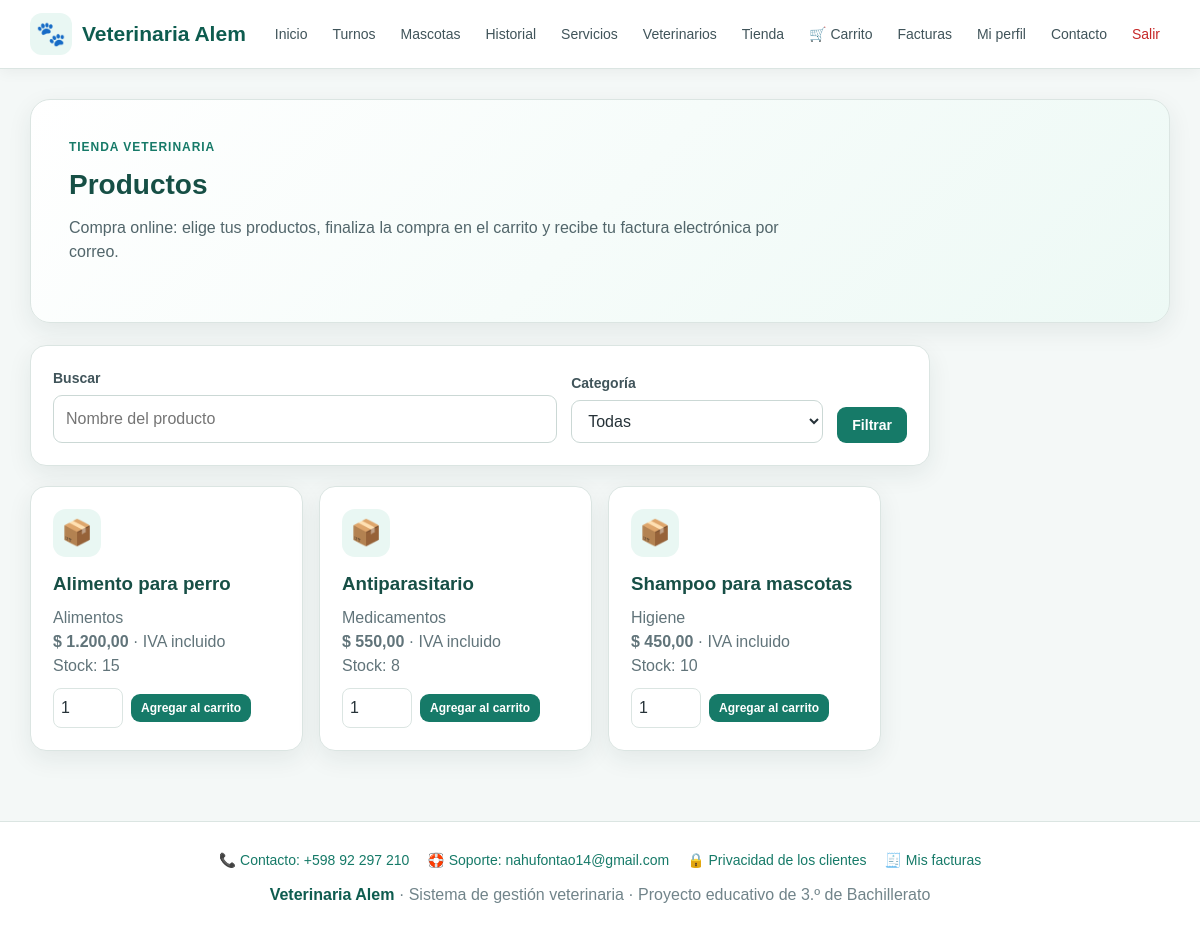
/productos.php (signed in), run on the app's committed database.
### tables this page shows
CREATE TABLE productos(
 id INT AUTO_INCREMENT PRIMARY KEY,
 nombre VARCHAR(100) NOT NULL,
 categoria VARCHAR(100),
 precio DECIMAL(10,2) DEFAULT 0,
 stock INT DEFAULT 0
);

### includes/helpers.php (called while the page is built, shortened)
<?php
function h($v) {
    return htmlspecialchars((string)$v, ENT_QUOTES, "UTF-8");
}
function dinero($n) {
    return "$ " . number_format((float)$n, 2, ",", ".");
}

### productos.php (the view, shortened to what this page needs)
<?php
require "conexion.php";
$buscar = trim($_GET["q"] ?? "");
$sql = "SELECT * FROM productos WHERE 1=1";
$sql .= " ORDER BY nombre";
$stmt = $conexion->prepare($sql);
$stmt->execute();
$r = $stmt->get_result();
require "includes/header.php";
?>
<section class="hero">
    <div class="hero-kicker">Tienda veterinaria</div>
    <h2>Productos</h2>
    <p>Compra online: elige tus productos, finaliza la compra en el carrito y recibe tu factura electrónica por correo.</p>
</section>
<form method="get" class="form-card filtros">
    <div class="field"><label for="q">Buscar</label>
        <input id="q" name="q" value="<?= h($buscar) ?>" placeholder="Nombre del producto"></div>
    <div class="field"><label for="categoria">Categoría</label>
        <select id="categoria" name="categoria">
            <option value="">Todas</option>
        </select></div>
    <div class="field"><label>&nbsp;</label><button class="btn" type="submit">Filtrar</button></div>
</form>
<div class="grid">
    <?php while ($x = $r->fetch_assoc()): ?>
        <article class="card">
            <div class="feature-icon">📦</div>
            <h3><?= h($x["nombre"]) ?></h3>
            <p><?= h($x["categoria"]) ?></p>
            <p><strong><?= dinero($x["precio"]) ?></strong> · IVA incluido</p>
            <?php if ((int)$x["stock"] > 0): ?>
                <p class="muted">Stock: <?= (int)$x["stock"] ?></p>
                <form method="post" class="comprar-form">
                    <input type="number" name="cantidad" value="1" min="1" max="<?= min(99, (int)$x["stock"]) ?>" aria-label="Cantidad">
                    <button class="btn small" type="submit">Agregar al carrito</button>
                </form>
            <?php else: ?>
                <p><span class="badge block">Sin stock</span></p>
            <?php endif; ?>
        </article>
    <?php endwhile; ?>
</div>
<?php require "includes/footer.php"; ?>

### css/estilos.css (style rules this page uses)
* { box-sizing:border-box }
:root { --verde:#167a68; --verde-oscuro:#0e5c4f; --verde-claro:#e9f7f3; --azul:#2563eb; --rojo:#c62828; --amarillo:#d88900; --texto:#263238; --gris:#607d8b; --fondo:#f4f8f7; --blanco:#ffffff; --borde:#dbe5e2; --sombra:0 8px 24px rgba(25,55,50,.08); }
html { scroll-behavior:smooth }
body { margin:0; font-family:Arial,Helvetica,sans-serif; background:var(--fondo); color:var(--texto); line-height:1.5; }
.hero { background:linear-gradient(135deg,#ffffff 0%,#edf9f5 100%); border:1px solid var(--borde); border-radius:20px; padding:38px; box-shadow:var(--sombra); margin-bottom:22px; }
.hero-kicker { color:var(--verde); font-weight:700; text-transform:uppercase; letter-spacing:.08em; font-size:12px; margin-bottom:8px; }
.hero h1,.hero h2 { margin:0 0 10px; color:#164f45; }
.hero h2 { font-size:28px }
.hero p { margin:0 0 20px;color:#52666b;max-width:760px }
.grid { display:grid; grid-template-columns:repeat(4,1fr); gap:16px; }
.card,.form-card,.table-card { background:var(--blanco); border:1px solid var(--borde); border-radius:16px; padding:22px; box-shadow:var(--sombra); margin-bottom:20px; }
.card h3,.table-card h3 { margin:0 0 8px; color:#174f46; }
.card p { margin:0;color:#61747a }
.feature-icon { width:48px; height:48px; border-radius:13px; display:grid; place-items:center; background:var(--verde-claro); font-size:25px; margin-bottom:13px; }
.btn { display:inline-block; border:0; background:var(--verde); color:#fff; padding:10px 15px; border-radius:9px; font-weight:700; font-size:14px; cursor:pointer; text-decoration:none; }
.btn.small { padding:7px 10px;font-size:12px }
.form-card { max-width:900px; }
.field { display:flex; flex-direction:column; gap:6px; }
.field label { font-size:14px; font-weight:700; color:#40545a; }
input,select,textarea { width:100%; padding:11px 12px; border:1px solid #cbd8d5; border-radius:9px; background:#fff; color:var(--texto); font:inherit; outline:none; }
.muted { color:var(--gris) }
.filtros { display:grid;grid-template-columns:2fr 1fr auto;gap:14px;align-items:end }
.comprar-form { display:flex;gap:8px;align-items:center;margin-top:10px }
.comprar-form input[type=number],.cant { width:70px;padding:7px;border:1px solid var(--borde);border-radius:8px }

### data on the page
productos: nombre "Alimento para perro", categoria "Alimentos", precio "$ 1.200,00", stock "15"
productos: nombre "Antiparasitario", categoria "Medicamentos", precio "$ 550,00", stock "8"
productos: nombre "Shampoo para mascotas", categoria "Higiene", precio "$ 450,00", stock "10"

### other printed values
VET_TELEFONO "+598 92 297 210"
VET_EMAIL_SOPORTE "nahufontao14@gmail.com"
